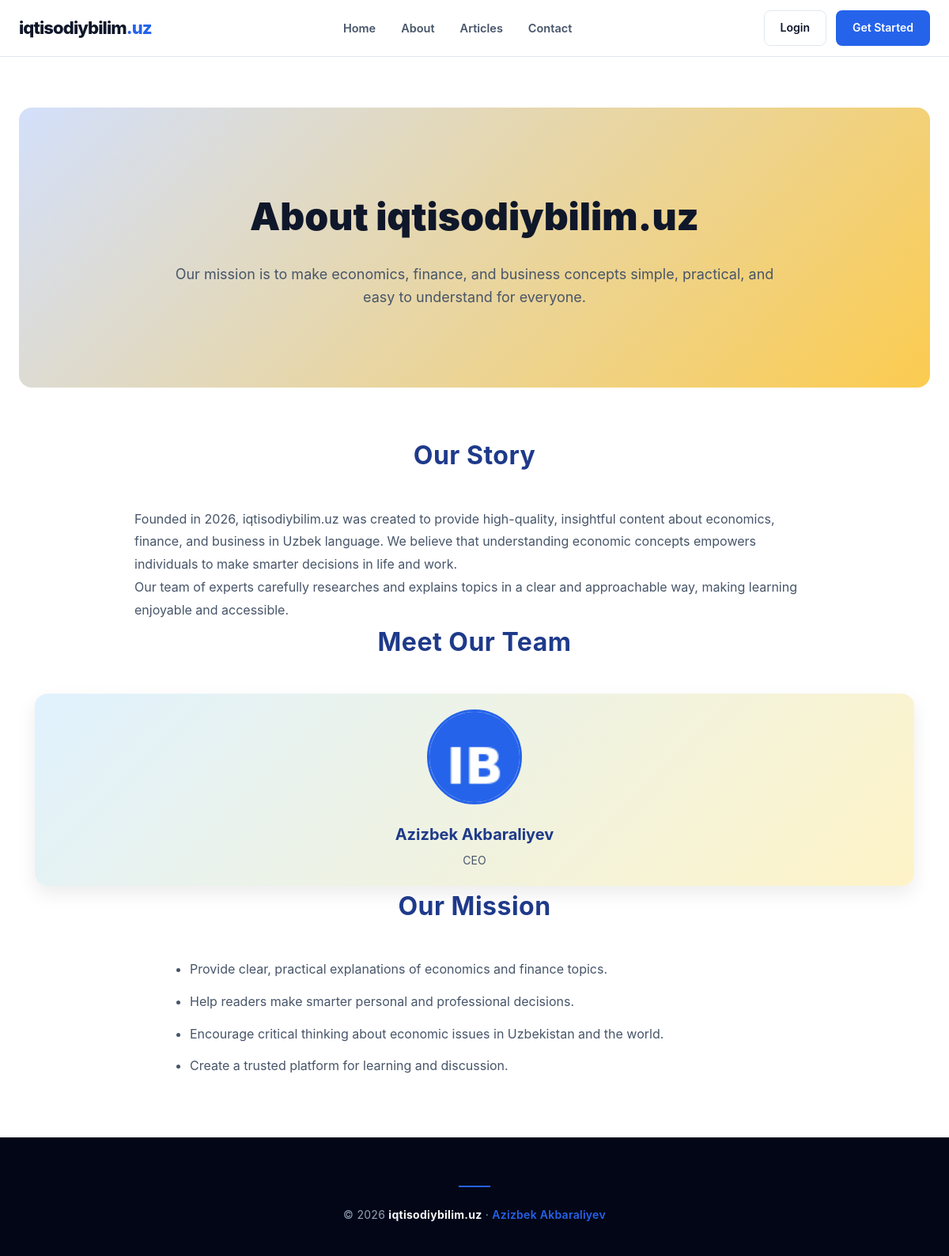
The page /about/ on the database its author committed.
### user/models.py (models this page shows, shortened)
class Agent(models.Model):
    full_name = models.CharField(max_length=200)
    job = models.CharField(max_length=200)
    image = models.ImageField(upload_to='agents', null=True, blank=True)
    class Meta:
        verbose_name = 'Agent'
        verbose_name_plural = 'Agents'

### article/views.py (the view)
# urls.py: path('about/', AboutPage.as_view(), name='about'),
class AboutPage(View):
    def get(self, request):
        agents = Agent.objects.all()[:3]
        return render(request, 'about.html', {"agents": agents})

### config/global_context.py (called while the page is built)
def global_context(request):
    current_year = timezone.now().year
    categories = Category.objects.all()
    tags = Tag.objects.all()
    return {'current_year': current_year, 'categories': categories, 'tags': tags}

### templates/about.html (shortened to what this page needs)
{% extends "base.html" %}
{% load static %}
{% block extra_css %}
<link rel="stylesheet" href="{% static 'css/about.css' %}">
{% endblock %}
{% block content %}
<section class="about-hero">
    <div class="about-hero-container">
        <h1 class="about-title">About iqtisodiybilim.uz</h1>
        <p class="about-subtitle">
            Our mission is to make economics, finance, and business concepts simple, practical, and easy to understand for everyone.
        </p>
    </div>
</section>
<section class="section our-story">
    <div class="section-header">
        <h2 class="section-title">Our Story</h2>
    </div>
    <div class="story-content">
        <p>
            Founded in 2026, iqtisodiybilim.uz was created to provide high-quality, insightful content about economics, finance, and business in Uzbek language.
            We believe that understanding economic concepts empowers individuals to make smarter decisions in life and work.
        </p>
        <p>
            Our team of experts carefully researches and explains topics in a clear and approachable way, making learning enjoyable and accessible.
        </p>
    </div>
</section>
<section class="section our-team">
    <div class="section-header">
        <h2 class="section-title">Meet Our Team</h2>
    </div>
    <div class="team-grid">
        {% for a in agents %}
        <div class="team-member">
            <img src="{{  a.image.url }}" alt="{{ a.full_name }}">
            <h3>{{ a.full_name }}</h3>
            <p>{{ a.job }}</p>
        </div>
        {% endfor %}
    </div>
</section>
<section class="section our-mission">
    <div class="section-header">
        <h2 class="section-title">Our Mission</h2>
    </div>
    <div class="mission-content">
        <ul>
            <li>Provide clear, practical explanations of economics and finance topics.</li>
            <li>Help readers make smarter personal and professional decisions.</li>
            <li>Encourage critical thinking about economic issues in Uzbekistan and the world.</li>
            <li>Create a trusted platform for learning and discussion.</li>
        </ul>
    </div>
</section>
{% endblock %}

### static/css/base.css (style rules this page uses)
:root { --primary: #2563eb; --primary-hover: #1d4ed8; --primary-soft: #eff6ff; --dark: #0f172a; --slate: #475569; --border: #e2e8f0; --bg-page: #ffffff; --bg-footer: #020617; --radius: 12px; --ease: all 0.3s cubic-bezier(0.4, 0, 0.2, 1); --shadow: 0 4px 6px -1px rgba(0, 0, 0, .05), 0 2px 4px -2px rgba(0, 0, 0, .05); }
*, *::before, *::after { margin: 0; padding: 0; box-sizing: border-box; }
body { font-family: 'Inter', -apple-system, system-ui, sans-serif; background: var(--bg-page); color: var(--dark); line-height: 1.6; -webkit-font-smoothing: antialiased; }
ul { list-style: none; }

### static/css/about.css (style rules this page uses)
.about-hero { padding: 100px 24px; margin-bottom: 60px; text-align: center; border-radius: 16px; background: linear-gradient(135deg, rgba(37, 99, 235, 0.2), rgba(251, 191, 36, 0.8)); }
.about-title { font-size: clamp(36px, 6vw, 48px); font-weight: 900; margin-bottom: 20px; color: var(--dark); }
.about-subtitle { max-width: 800px; margin: 0 auto; font-size: 18px; line-height: 1.6; color: var(--slate); }
.section-header { text-align: center; margin-bottom: 40px; }
.section-title { font-size: clamp(26px, 4vw, 32px); font-weight: 700; letter-spacing: .5px; color: #1e3a8a; }
.story-content { max-width: 900px; margin: 0 auto; padding: 0 20px; font-size: 16px; line-height: 1.8; color: var(--slate); }
.team-grid { display: grid; gap: 30px; padding: 0 20px; grid-template-columns: repeat(auto-fit, minmax(260px, 1fr)); }
.team-member { padding: 20px; text-align: center; border-radius: 16px; background: linear-gradient(135deg, #e0f2fe, #fef3c7); box-shadow: 0 10px 25px rgba(0, 0, 0, .08); transition: var(--ease); }
.team-member img { width: 120px; height: 120px; margin-bottom: 15px; object-fit: cover; border-radius: 50%; border: 3px solid var(--primary); }
.team-member h3 { margin-bottom: 6px; font-size: 20px; font-weight: 700; color: #1e3a8a; }
.team-member p { font-size: 14px; color: var(--slate); }
.mission-content { max-width: 800px; margin: 0 auto; padding: 0 20px; font-size: 16px; line-height: 1.8; color: var(--slate); }
.mission-content ul { padding-left: 20px; list-style: disc; }
.mission-content li { margin-bottom: 12px; }

### rows shown on the page
Agent: image (picture), full_name "Azizbek Akbaraliyev", job "CEO"
